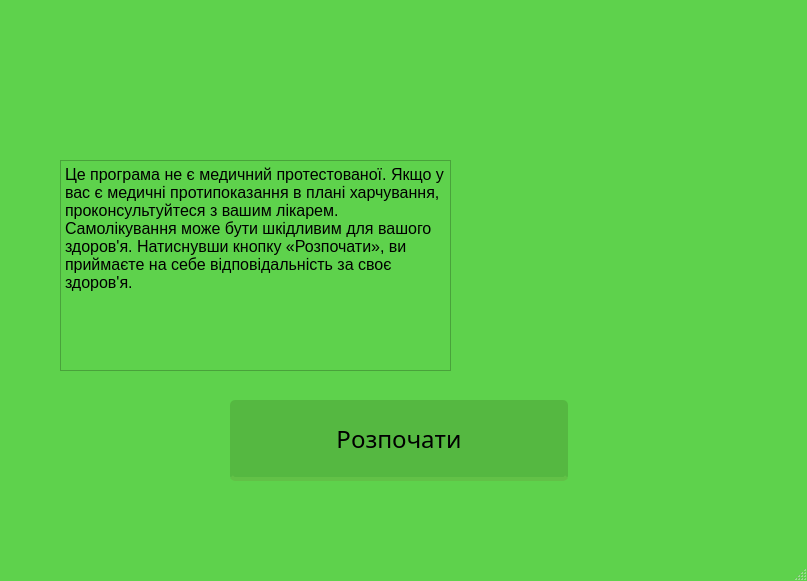
<?xml version="1.0" encoding="UTF-8"?>
<ui version="4.0">
 <class>Optimalfoodplan</class>
 <widget class="QMainWindow" name="Optimalfoodplan">
  <property name="geometry">
   <rect>
    <x>0</x>
    <y>0</y>
    <width>807</width>
    <height>581</height>
   </rect>
  </property>
  <property name="palette">
   <palette>
    <active>
     <colorrole role="WindowText">
      <brush brushstyle="SolidPattern">
       <color alpha="255">
        <red>0</red>
        <green>0</green>
        <blue>0</blue>
       </color>
      </brush>
     </colorrole>
     <colorrole role="Button">
      <brush brushstyle="SolidPattern">
       <color alpha="255">
        <red>60</red>
        <green>210</green>
        <blue>45</blue>
       </color>
      </brush>
     </colorrole>
     <colorrole role="Base">
      <brush brushstyle="SolidPattern">
       <color alpha="255">
        <red>94</red>
        <green>210</green>
        <blue>76</blue>
       </color>
      </brush>
     </colorrole>
     <colorrole role="Window">
      <brush brushstyle="SolidPattern">
       <color alpha="255">
        <red>94</red>
        <green>210</green>
        <blue>76</blue>
       </color>
      </brush>
     </colorrole>
    </active>
    <inactive>
     <colorrole role="WindowText">
      <brush brushstyle="SolidPattern">
       <color alpha="255">
        <red>0</red>
        <green>0</green>
        <blue>0</blue>
       </color>
      </brush>
     </colorrole>
     <colorrole role="Button">
      <brush brushstyle="SolidPattern">
       <color alpha="255">
        <red>60</red>
        <green>210</green>
        <blue>45</blue>
       </color>
      </brush>
     </colorrole>
     <colorrole role="Base">
      <brush brushstyle="SolidPattern">
       <color alpha="255">
        <red>94</red>
        <green>210</green>
        <blue>76</blue>
       </color>
      </brush>
     </colorrole>
     <colorrole role="Window">
      <brush brushstyle="SolidPattern">
       <color alpha="255">
        <red>94</red>
        <green>210</green>
        <blue>76</blue>
       </color>
      </brush>
     </colorrole>
    </inactive>
    <disabled>
     <colorrole role="WindowText">
      <brush brushstyle="SolidPattern">
       <color alpha="255">
        <red>120</red>
        <green>120</green>
        <blue>120</blue>
       </color>
      </brush>
     </colorrole>
     <colorrole role="Button">
      <brush brushstyle="SolidPattern">
       <color alpha="255">
        <red>60</red>
        <green>210</green>
        <blue>45</blue>
       </color>
      </brush>
     </colorrole>
     <colorrole role="Base">
      <brush brushstyle="SolidPattern">
       <color alpha="255">
        <red>94</red>
        <green>210</green>
        <blue>76</blue>
       </color>
      </brush>
     </colorrole>
     <colorrole role="Window">
      <brush brushstyle="SolidPattern">
       <color alpha="255">
        <red>94</red>
        <green>210</green>
        <blue>76</blue>
       </color>
      </brush>
     </colorrole>
    </disabled>
   </palette>
  </property>
  <property name="windowTitle">
   <string>Optimal food plan</string>
  </property>
  <widget class="QWidget" name="centralwidget">
   <widget class="QLabel" name="label">
    <property name="geometry">
     <rect>
      <x>50</x>
      <y>30</y>
      <width>681</width>
      <height>121</height>
     </rect>
    </property>
    <property name="text">
     <string/>
    </property>
    <property name="pixmap">
     <pixmap>C:/Users/Катерина/OneDrive/Рабочий стол/проект1().png</pixmap>
    </property>
   </widget>
   <widget class="QLabel" name="label_2">
    <property name="geometry">
     <rect>
      <x>520</x>
      <y>150</y>
      <width>231</width>
      <height>221</height>
     </rect>
    </property>
    <property name="text">
     <string/>
    </property>
    <property name="pixmap">
     <pixmap>C:/Users/Катерина/OneDrive/Рабочий стол/проект2.png</pixmap>
    </property>
   </widget>
   <widget class="QPushButton" name="begin_button">
    <property name="geometry">
     <rect>
      <x>230</x>
      <y>400</y>
      <width>341</width>
      <height>81</height>
     </rect>
    </property>
    <property name="font">
     <font>
      <family>Roboto Slab</family>
      <pointsize>18</pointsize>
     </font>
    </property>
    <property name="styleSheet">
     <string notr="true">float:right;
margin-right: 3%;
margin top: 5px;
border-radius:5px;
-moz-border-radius:5px;
webkit-border-radius:5px;
padding:5px 9px;
font-size: 1.2em;
background-color:rgba(85, 184, 65,1);
text-shadow: #454545 0 0 2px;
border-bottom: 4px solid rgba(98, 193, 71, 1);
color:black;
font-family: 'Roboto Slab', senif;</string>
    </property>
    <property name="text">
     <string>Розпочати</string>
    </property>
   </widget>
   <widget class="QTextEdit" name="textEdit">
    <property name="geometry">
     <rect>
      <x>60</x>
      <y>160</y>
      <width>391</width>
      <height>211</height>
     </rect>
    </property>
    <property name="acceptDrops">
     <bool>true</bool>
    </property>
    <property name="html">
     <string>&lt;!DOCTYPE HTML PUBLIC &quot;-//W3C//DTD HTML 4.0//EN&quot; &quot;http://www.w3.org/TR/REC-html40/strict.dtd&quot;&gt;
&lt;html&gt;&lt;head&gt;&lt;meta name=&quot;qrichtext&quot; content=&quot;1&quot; /&gt;&lt;style type=&quot;text/css&quot;&gt;
p, li { white-space: pre-wrap; }
&lt;/style&gt;&lt;/head&gt;&lt;body style=&quot; font-family:'MS Shell Dlg 2'; font-size:7.8pt; font-weight:400; font-style:normal;&quot;&gt;
&lt;p style=&quot; margin-top:0px; margin-bottom:0px; margin-left:0px; margin-right:0px; -qt-block-indent:0; text-indent:0px;&quot;&gt;&lt;span style=&quot; font-size:12pt;&quot;&gt;Це програма не є медичний протестованої. Якщо у вас є медичні протипоказання в плані харчування, проконсультуйтеся з вашим лікарем. Самолікування може бути шкідливим для вашого здоров'я. Натиснувши кнопку «Розпочати», ви приймаєте на себе відповідальність за своє здоров'я.&lt;/span&gt;&lt;/p&gt;&lt;/body&gt;&lt;/html&gt;</string>
    </property>
   </widget>
  </widget>
  <widget class="QMenuBar" name="menubar">
   <property name="geometry">
    <rect>
     <x>0</x>
     <y>0</y>
     <width>807</width>
     <height>26</height>
    </rect>
   </property>
  </widget>
  <widget class="QStatusBar" name="statusbar"/>
 </widget>
 <resources/>
 <connections/>
</ui>
